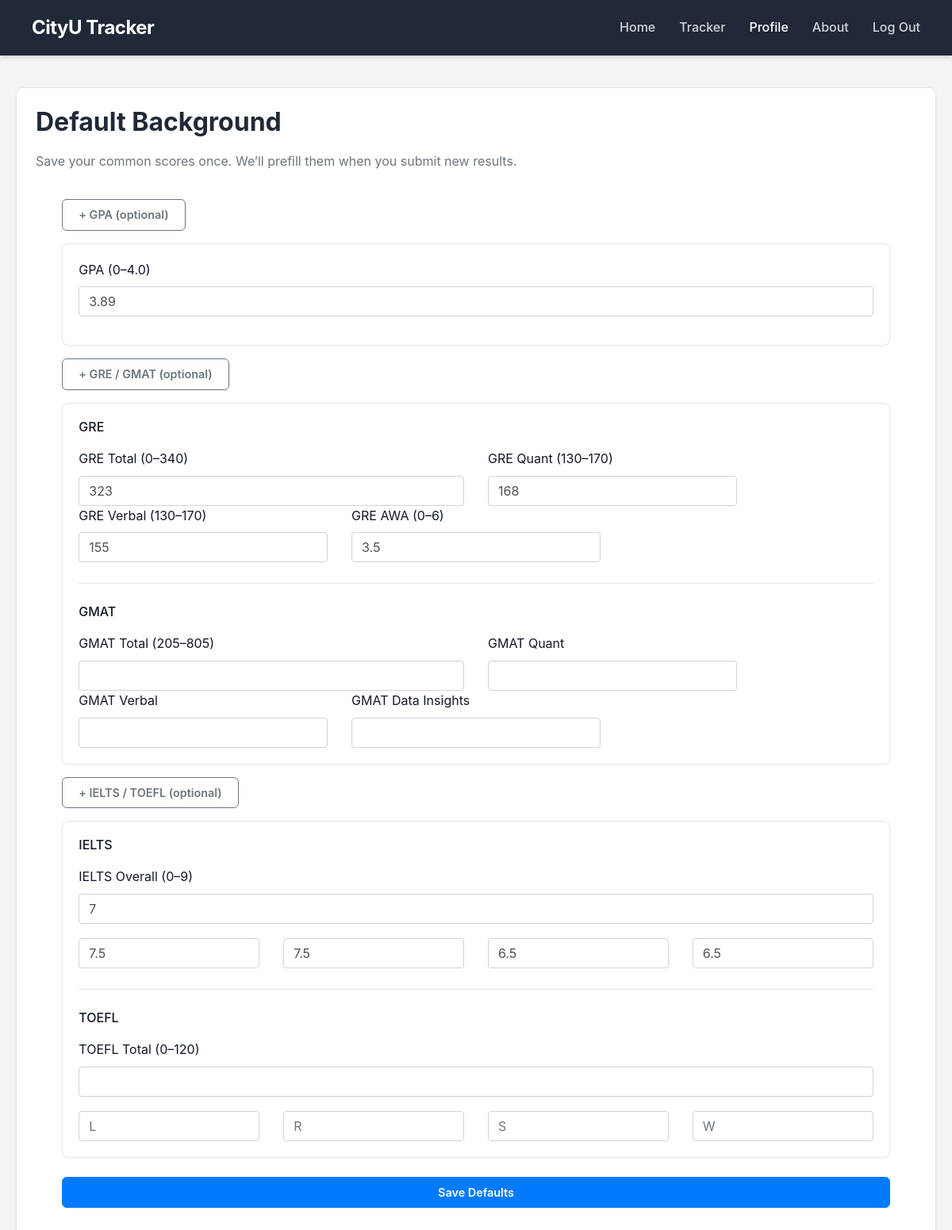
The app's page /profile (signed in) with its own data.
### CityU.py (models this page shows)
class UserProfile(db.Model):
    id = db.Column(db.Integer, primary_key=True)
    user_id = db.Column(db.Integer, db.ForeignKey('user.id'), nullable=False, unique=True)
    gpa = db.Column(db.Float)
    gre_total = db.Column(db.Integer)
    gre_v = db.Column(db.Integer)
    gre_q = db.Column(db.Integer)
    gre_awa = db.Column(db.Float)
    gmat_total = db.Column(db.Integer)
    gmat_q = db.Column(db.Integer)
    gmat_v = db.Column(db.Integer)
    gmat_di = db.Column(db.Integer)
    ielts_total = db.Column(db.Integer)
    ielts_l = db.Column(db.Float)
    ielts_r = db.Column(db.Float)
    ielts_w = db.Column(db.Float)
    ielts_s = db.Column(db.Float)
    toefl_total = db.Column(db.Integer)
    toefl_r = db.Column(db.Integer)
    toefl_l = db.Column(db.Integer)
    toefl_s = db.Column(db.Integer)
    toefl_w = db.Column(db.Integer)
    user = db.relationship('User', backref='profile', uselist=False)

### CityU.py (the view, shortened to what this page needs)
@app.route("/profile", methods=["GET", "POST"])
@login_required
def profile():
    profile = UserProfile.query.filter_by(user_id=current_user.id).first()
    if not profile:
        profile = UserProfile(user_id=current_user.id)
        db.session.add(profile)
        db.session.commit()
    form = UserProfileForm(obj=profile)
    return render_template("profile.html", current="profile", form=form)

### CityU.py (called while the page is built)
@ login_manager.user_loader
def load_user(user_id):
    return User.query.get(int(user_id))

### templates/profile.html (shortened to what this page needs)
{% extends 'base.html' %}
{% block body %}
<header class="site-header">
  <div class="page-frame">
    <nav class="site-nav">
      <a href="{{ url_for('home') }}" class="logo">CityU Tracker</a>
      <ul class="nav-links">
        <li><a href="{{ url_for('home') }}" class="{{ 'active' if current == 'home' else '' }}">Home</a></li>
        <li><a href="{{ url_for('tracker') }}" class="{{ 'active' if current == 'tracker' else '' }}">Tracker</a></li>
        <li><a href="{{ url_for('profile') }}" class="{{ 'active' if current == 'profile' else '' }}">Profile</a></li>
        <li><a href="{{ url_for('about') }}" class="{{ 'active' if current == 'about' else '' }}">About</a></li>
        {% if current_user.is_authenticated %}
          <li><a href="{{ url_for('logout') }}">Log Out</a></li>
        {% else %}
          <li><a href="{{ url_for('login') }}" class="{{ 'active' if current == 'login' else '' }}">Log In</a></li>
          <li><a href="{{ url_for('register') }}" class="{{ 'active' if current == 'register' else '' }}">Register</a></li>
        {% endif %}
      </ul>
    </nav>
  </div>
</header>
<main class="site-main">
  <div class="page-frame">
    <div class="card p-4">
      <h2 class="page-title mb-2">Default Background</h2>
      <p class="text-muted mb-4">Save your common scores once. We’ll prefill them when you submit new results.</p>
      <form method="POST" class="submit-form">
        <p>
          <a class="btn btn-outline-secondary btn-sm" data-bs-toggle="collapse" href="#collapseGPA" role="button">
            + GPA (optional)
          </a>
        </p>
        <div class="collapse show" id="collapseGPA">
          <div class="card card-body">
            <div class="mb-3">
              {{ form.gpa.label(class="form-label") }}
              {{ form.gpa(class="form-control") }}
            </div>
          </div>
        </div>
        <p class="mt-3">
          <a class="btn btn-outline-secondary btn-sm" data-bs-toggle="collapse" href="#collapseTests" role="button">
            + GRE / GMAT (optional)
          </a>
        </p>
        <div class="collapse show" id="collapseTests">
          <div class="card card-body">
            <h6 class="mb-2">GRE</h6>
            <div class="row g-2">
              <div class="col-md-6">
                {{ form.gre_total.label(class="form-label") }}
                {{ form.gre_total(class="form-control") }}
              </div>
              <div class="col-md-4">
                {{ form.gre_q.label(class="form-label") }}
                {{ form.gre_q(class="form-control") }}
              </div>
              <div class="col-md-4">
                {{ form.gre_v.label(class="form-label") }}
                {{ form.gre_v(class="form-control") }}
              </div>
              <div class="col-md-4">
                {{ form.gre_awa.label(class="form-label") }}
                {{ form.gre_awa(class="form-control") }}
              </div>
            </div>
            <hr class="my-3">
            <h6 class="mb-2">GMAT</h6>
            <div class="row g-2">
              <div class="col-md-6">
                {{ form.gmat_total.label(class="form-label") }}
                {{ form.gmat_total(class="form-control") }}
              </div>
              <div class="col-md-4">
                {{ form.gmat_q.label(class="form-label") }}
                {{ form.gmat_q(class="form-control") }}
              </div>
              <div class="col-md-4">
                {{ form.gmat_v.label(class="form-label") }}
                {{ form.gmat_v(class="form-control") }}
              </div>
              <div class="col-md-4">
                {{ form.gmat_di.label(class="form-label") }}
                {{ form.gmat_di(class="form-control") }}
              </div>
            </div>
          </div>
        </div>
        <p class="mt-3">
          <a class="btn btn-outline-secondary btn-sm" data-bs-toggle="collapse" href="#collapseEnglish" role="button">
            + IELTS / TOEFL (optional)
          </a>
        </p>
        <div class="collapse show" id="collapseEnglish">
          <div class="card card-body">
            <h6 class="mb-2">IELTS</h6>
            <div class="mb-2">
              {{ form.ielts_total.label(class="form-label") }}
              {{ form.ielts_total(class="form-control") }}
            </div>
            <div class="row g-2">
              <div class="col-md-3">{{ form.ielts_l(class="form-control", placeholder="L") }}</div>
              <div class="col-md-3">{{ form.ielts_r(class="form-control", placeholder="R") }}</div>
              <div class="col-md-3">{{ form.ielts_w(class="form-control", placeholder="W") }}</div>
              <div class="col-md-3">{{ form.ielts_s(class="form-control", placeholder="S") }}</div>
            </div>
            <hr class="my-3">
            <h6 class="mb-2">TOEFL</h6>
            <div class="mb-2">
              {{ form.toefl_total.label(class="form-label") }}
              {{ form.toefl_total(class="form-control") }}
            </div>
            <div class="row g-2">
              <div class="col-md-3">{{ form.toefl_l(class="form-control", placeholder="L") }}</div>
              <div class="col-md-3">{{ form.toefl_r(class="form-control", placeholder="R") }}</div>
              <div class="col-md-3">{{ form.toefl_s(class="form-control", placeholder="S") }}</div>
              <div class="col-md-3">{{ form.toefl_w(class="form-control", placeholder="W") }}</div>
            </div>
          </div>
        </div>
        <div class="mt-4">
          {{ form.submit(class="btn btn-primary w-100") }}
        </div>
      </form>
    </div>
  </div>
</main>
{% endblock %}

### static/styles.css (style rules this page uses)
:root { --primary-dark: #1f2937; --primary-accent: #3b82f6; --bg-body: #f3f4f6; --bg-card: #ffffff; --text-main: #111827; --text-muted: #6b7280; --border-color: #e5e7eb; --status-pending: #3b82f6; --status-rejected: #ef4444; --status-accepted: #10b981; --status-enrolled: #f59e0b; --container-width: 1200px; --card-radius: 8px; --shadow-sm: 0 1px 2px 0 rgba(0, 0, 0, 0.05); --shadow-md: 0 4px 6px -1px rgba(0, 0, 0, 0.1), 0 2px 4px -1px rgba(0, 0, 0, 0.06); --shadow-hover: 0 10px 15px -3px rgba(0, 0, 0, 0.1), 0 4px 6px -2px rgba(0, 0, 0, 0.05); }
* { margin: 0; padding: 0; box-sizing: border-box; }
body { font-family: -apple-system, BlinkMacSystemFont, "Segoe UI", Roboto, Helvetica, Arial, sans-serif; background-color: var(--bg-body); color: var(--text-main); line-height: 1.6; display: flex; flex-direction: column; min-height: 100vh; }
header { background-color: var(--primary-dark); color: white; padding: 0 20px; position: sticky; top: 0; z-index: 100; box-shadow: var(--shadow-md); }
nav { max-width: var(--container-width); margin: auto; height: 70px; display: flex; justify-content: space-between; align-items: center; }
.logo { font-size: 1.5rem; font-weight: 700; letter-spacing: -0.5px; color: white; text-decoration: none; }
.nav-links { display: flex; gap: 30px; list-style: none; margin:0; padding: 0; }
.nav-links a { color: #d1d5db; text-decoration: none; font-weight: 500; transition: color 0.2s ease; }
.nav-links a:hover, .nav-links a.active { color: white; }
.btn { padding: 8px 20px; border-radius: 6px; font-size: 0.9rem; font-weight: 600; cursor: pointer; transition: all 0.2s ease; text-decoration: none; }
main { flex: 1; margin: 40px 0; width: 100%; }
.page-title { margin-top: auto; margin-bottom: 20px; font-size: 2rem; color: #1f2937; font-weight: 700; }
.card { background: var(--bg-card); border-radius: var(--card-radius); box-shadow: var(--shadow-sm); padding: 20px; position: relative; border: 1px solid var(--border-color); transition: transform 0.2s ease, box-shadow 0.2s ease; overflow: hidden; display: flex; flex-direction: column; gap: 10px; }
.card::before { content: ''; position: absolute; left: 0; top: 0; bottom: 0; width: 6px; }
.page-frame { max-width: 1200px; margin: 0 auto; padding: 0 20px; }
.submit-form { padding: 0 3% 20px; }

### records on screen
UserProfile: gpa "3.89", gre_total "323", gre_q "168", gre_v "155", gre_awa "3.5", ielts_total "7", ielts_l "7.5", ielts_r "7.5", ielts_w "6.5", ielts_s "6.5"
